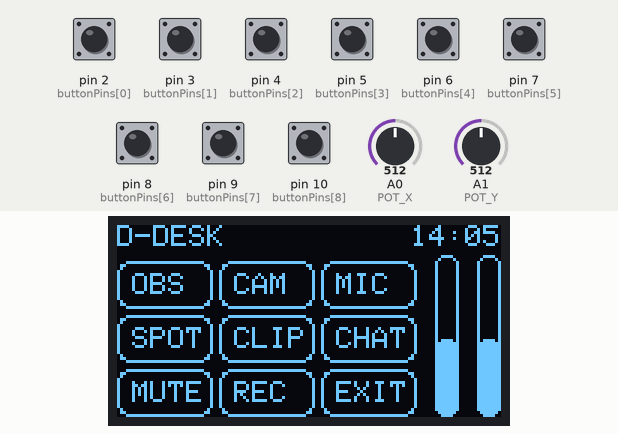
Recording of a sketch running on a simulated Arduino Uno, built with avr-gcc and run on an emulated ATmega328P. On the bench: 128×64 one-colour display. The test bench sets the inputs (shaded band); at power-on: pin 2 (buttonPins[0]), pin 3 (buttonPins[1]), pin 4 (buttonPins[2]), pin 5 (buttonPins[3]), pin 6 (buttonPins[4]), pin 7 (buttonPins[5]), pin 8 (buttonPins[6]), pin 9 (buttonPins[7]), pin 10 (buttonPins[8]) HIGH, A0 (POT_X) = 512, A1 (POT_Y) = 512.

Above: at 1.2 s.
1.3 s: A0 (POT_X) set to 541
2.8 s: pin 2 (buttonPins[0]) pulled LOW for 0.15 s
At 2.96 s:
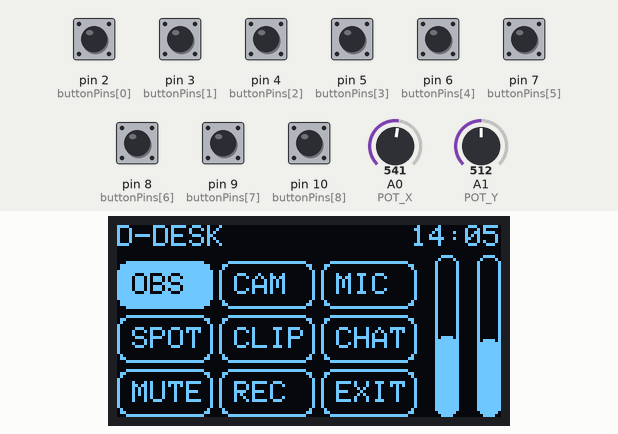
4.5 s: pin 3 (buttonPins[1]) pulled LOW for 0.15 s
At 4.67 s:
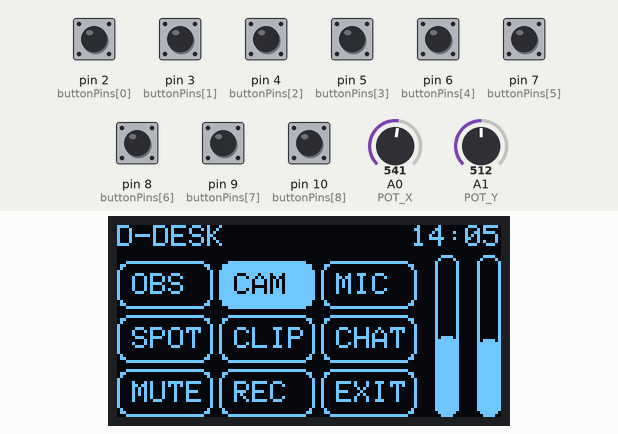
6.2 s: pin 4 (buttonPins[2]) pulled LOW for 0.15 s
At 6.37 s:
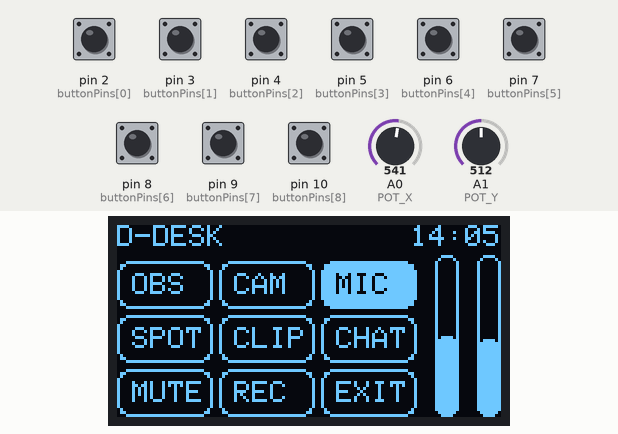
7.9 s: pin 5 (buttonPins[3]) pulled LOW for 0.15 s
At 8.08 s:
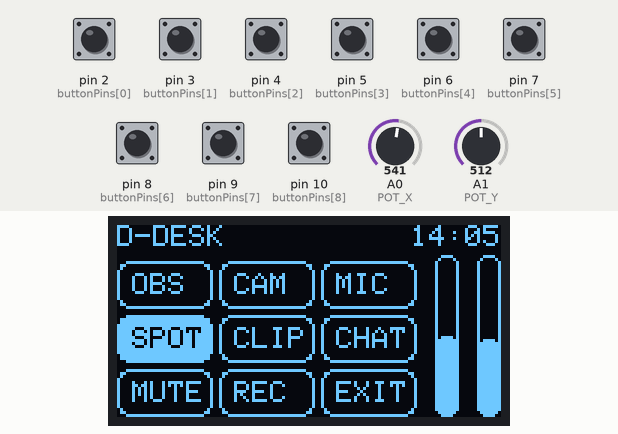
9.6 s: pin 6 (buttonPins[4]) pulled LOW for 0.15 s
At 9.78 s:
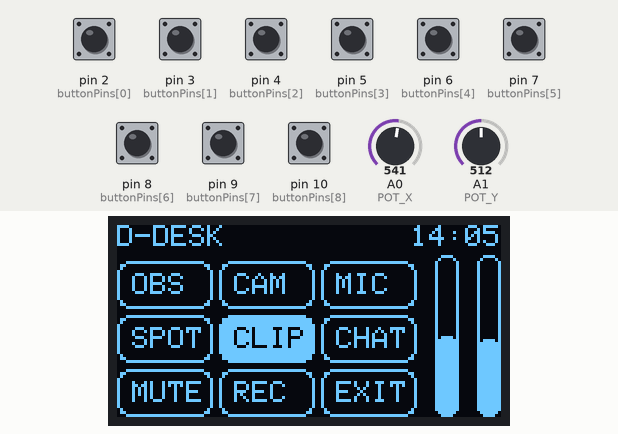
Timing chart, 0 to 12.3 s (numbered marks = the images above; inputs shaded):
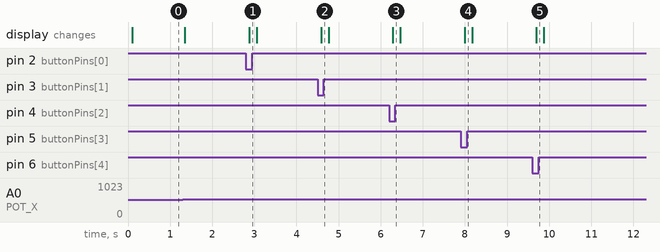

The sketch:

Working_GUI.ino
```cpp
#include <Wire.h>
#include <Adafruit_GFX.h>
#include <Adafruit_SSD1306.h>

#define SCREEN_WIDTH 128
#define SCREEN_HEIGHT 64
#define OLED_RESET    -1
Adafruit_SSD1306 display(SCREEN_WIDTH, SCREEN_HEIGHT, &Wire, OLED_RESET);

// Pulsanti collegati ai pin digitali 2–10
const int buttonPins[9] = {2, 3, 4, 5, 6, 7, 8, 9, 10};
bool buttonStates[9] = {false};
int lightPercent = 75;   // esempio percentuale luce
int hour = 14;           // ora
int minute = 5;          // minuti

// Etichette per i tasti (max 4 lettere)
const char* buttonLabels[9] = {
  "OBS", "CAM", "MIC",
  "SPOT", "CLIP", "CHAT",
  "MUTE", "REC", "EXIT"
};

const char* modeTitle = "D-DESK";

// Potenziometri su A0 e A1
#define POT_X A0
#define POT_Y A1

void setup() {
  for (int i = 0; i < 9; i++) {
    pinMode(buttonPins[i], INPUT_PULLUP); // attivi LOW
  }

  display.begin(SSD1306_SWITCHCAPVCC, 0x3C);
  display.clearDisplay();
  display.display();
}

void loop() {
  // Leggi stato tasti
  for (int i = 0; i < 9; i++) {
    buttonStates[i] = digitalRead(buttonPins[i]) == LOW;
  }

  int potX = analogRead(POT_X);  // 0–1023
  int potY = analogRead(POT_Y);

  drawInterface(potX, potY);
  delay(50);
}

void drawInterface(int potX, int potY) {
  display.clearDisplay();

// === HEADER ===
display.setTextSize(1);
display.setTextColor(SSD1306_WHITE);

// Nome modalità a sinistra
display.setCursor(0, 0);
display.print(modeTitle);

// Percentuale luce (dopo nome modalità, con un gap fisso)


// Orario a destra (formattato HH:MM)
char timeStr[6]; // "HH:MM\0"
sprintf(timeStr, "%02d:%02d", hour, minute);
int timeStrLen = strlen(timeStr);
int posTimeX = SCREEN_WIDTH - (timeStrLen * 6); // 6 px per carattere
display.setCursor(posTimeX, 0);
display.print(timeStr);


  // === TASTI 3x3 ===
  int btnW = 32, btnH = 16;
  int spacingX = 2, spacingY = 2;
  int startX = 0, startY = 12;

  for (int i = 0; i < 9; i++) {
    int row = i / 3;
    int col = i % 3;
    int x = startX + col * (btnW + spacingX);
    int y = startY + row * (btnH + spacingY);

    if (buttonStates[i]) {
      // Invertito (riempito)
      display.fillRoundRect(x, y, btnW, btnH, 4, SSD1306_WHITE);
      display.setTextColor(SSD1306_BLACK); // testo nero su sfondo bianco
    } else {
      display.drawRoundRect(x, y, btnW, btnH, 4, SSD1306_WHITE);
      display.setTextColor(SSD1306_WHITE);
    }

    display.setCursor(x + 5, y + 4);
    display.setTextSize(1);
    display.print(buttonLabels[i]);
  }

  // === BARRE POTENZIOMETRI ===
drawRoundedBar(106, 10, 8, 54, potX, "");
drawRoundedBar(120, 10, 8, 54, potY, "");

  display.display();
}

void drawRoundedBar(int x, int y, int w, int h, int analogVal, const char* label) {
  // Bordo esterno
  display.drawRoundRect(x, y, w, h, 3, SSD1306_WHITE);

  // Riempimento proporzionale
  int barHeight = map(analogVal, 0, 1023, 0, h);
  display.fillRoundRect(x + 1, y + h - barHeight + 1, w - 2, barHeight - 2, 2, SSD1306_WHITE);

  // Etichetta (sotto)
  display.setTextSize(1);
  display.setTextColor(SSD1306_WHITE);
  display.setCursor(x + 2, y + h + 1);
  display.print(label);
}
```

Measured:
- after the input at 2.8 s, the display: changes after 0.08 s (image 1)
- after the input at 4.5 s, the display: changes after 0.08 s (image 2)
- after the input at 6.2 s, the display: changes after 0.09 s (image 3)
- after the input at 7.9 s, the display: changes after 0.09 s (image 4)
- after the input at 9.6 s, the display: changes after 0.10 s (image 5)
